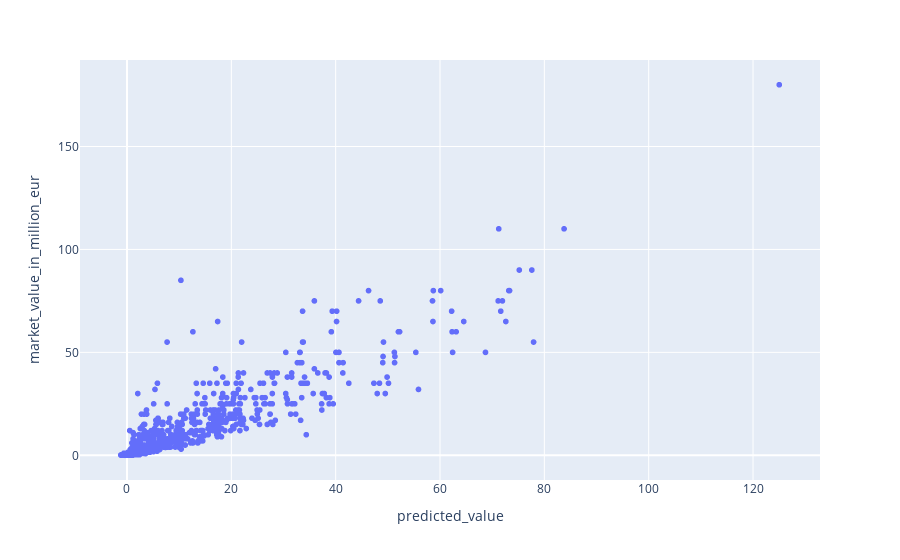

Notebook cell for this chart:
### Code cell
forecast_df, regressor, y_test = predict_future_values(    pdf_train, 
    pdf_test, [2023, 2024, 2025, 2026, 2027, 2028], features)

### Figure 1 — Plotly figure (JSON) as saved in the notebook; plotly's stock layout.template omitted (floating-point values rounded to 4 significant figures; data arrays with more than 128 entries replaced by an {"elided": "..."} marker saying what was removed)
{"data": [{"customdata": {"elided": "1317x2 mixed values"}, "hovertemplate": "predicted_value=%{x}<br>market_value_in_million_eur=%{y}<br>name=%{customdata[0]}<br>age=%{customdata[1]}<extra></extra>", "legendgroup": "", "marker": {"color": "#636efa", "symbol": "circle"}, "mode": "markers", "name": "", "showlegend": false, "type": "scattergl", "x": {"elided": "1317 float values"}, "xaxis": "x", "y": {"elided": "1317 float values"}, "yaxis": "y"}], "layout": {"legend": {"tracegroupgap": 0}, "margin": {"t": 60}, "xaxis": {"anchor": "y", "domain": [0, 1], "title": {"text": "predicted_value"}}, "yaxis": {"anchor": "x", "domain": [0, 1], "title": {"text": "market_value_in_million_eur"}}}}
